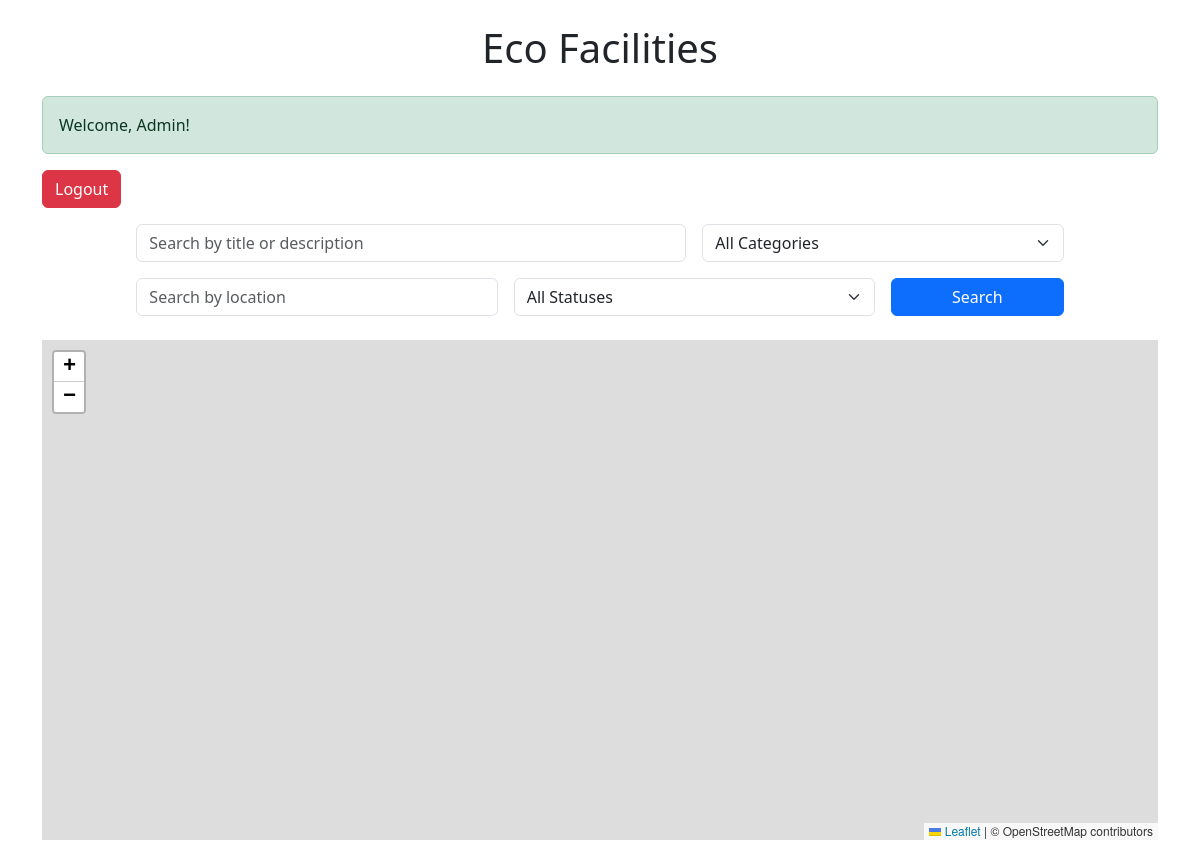
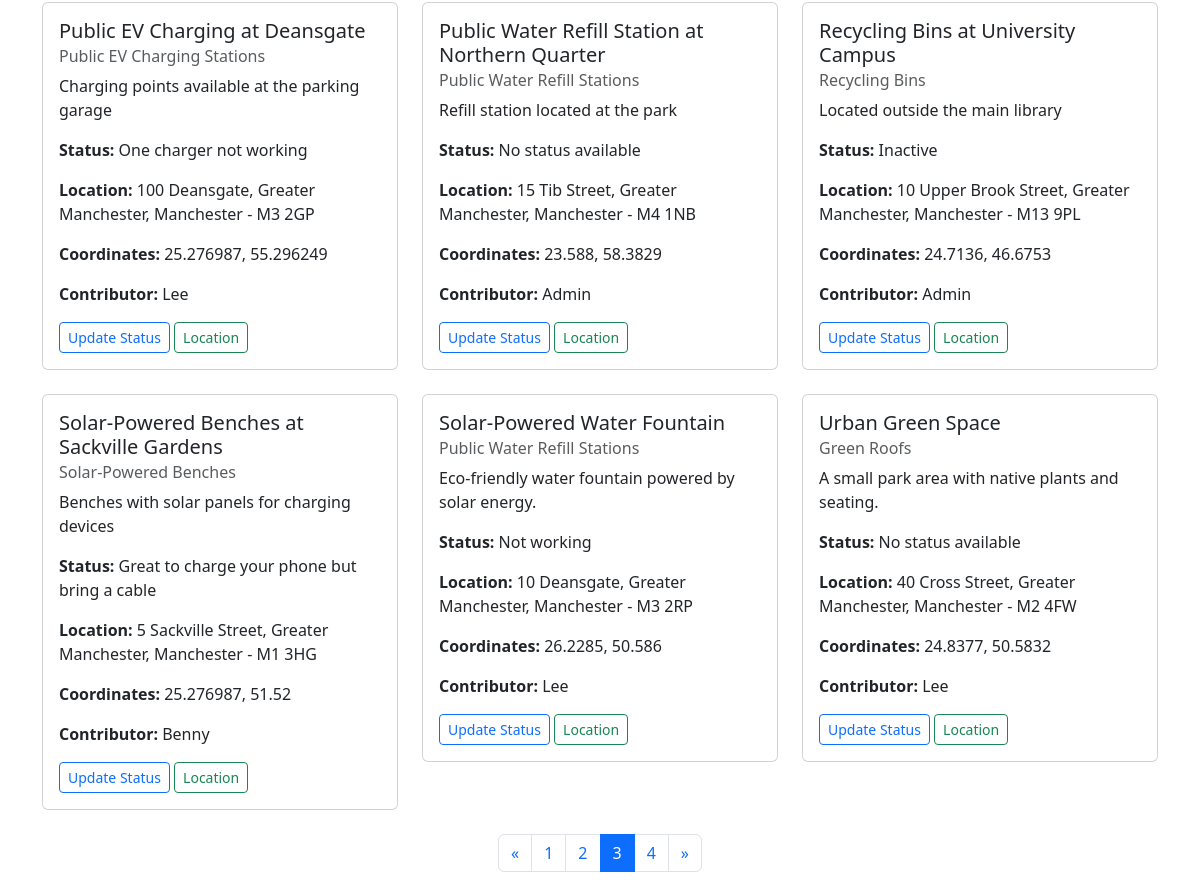
The app's page /?view=browse&page=3 (signed in) with its own data (2 pictures, top to bottom).
### tables this page shows
CREATE TABLE "ecoFacilityStatus"
(
	id INTEGER not null
		primary key autoincrement
		unique,
	facilityId INTEGER not null
		constraint ecoFacilityStatus_ecoFacilities_id_fk
			references ecoFacilities,
	statusComment VARCHAR(100) not null
);

CREATE TABLE ecoFacilities (
                               id INTEGER PRIMARY KEY AUTOINCREMENT NOT NULL UNIQUE,
                               title VARCHAR(50) NOT NULL,
                               category INTEGER,
                               description VARCHAR(150) NOT NULL,
                               houseNumber VARCHAR(50),
                               streetName VARCHAR(50),
                               county VARCHAR(50),
                               town VARCHAR(50),
                               postcode VARCHAR(7) NOT NULL,
                               lng FLOAT NOT NULL,
                               lat FLOAT NOT NULL,
                               contributor INTEGER,
                               FOREIGN KEY (category) REFERENCES ecoCategories(id),
                               FOREIGN KEY (contributor) REFERENCES ecoUser(id)
);

CREATE TABLE "ecoCategories"
(
	id INTEGER not null
		primary key
		unique,
	name VARCHAR(50) not null
		unique
);

### controllers/FacilityController.php (called while the page is built, shortened)
<?php
class FacilityController {
    private $facilityModel;
    public function __construct($facilityModel) {
        $this->facilityModel = $facilityModel;
    }
    public function browseFacilities($search = '', $category = null, $location = null, $status = null) {
        return $this->facilityModel->searchFacilities($search, $category, $location, $status);
    }
    public function getPaginatedFacilities($page, $limit, $search = '', $category = null, $location = null, $status = null) {
        $offset = ($page - 1) * $limit;
        return $this->facilityModel->getPaginatedFacilities($offset, $limit, $search, $category, $location, $status);
    }
    public function getTotalFacilities($search = '', $category = null) {
        return $this->facilityModel->getTotalFacilities($search, $category);
    }
}
?>

### models/Facility.php (called while the page is built, shortened)
<?php
class Facility {
    private $pdo;
    public function __construct($pdo) {
        $this->pdo = $pdo;
    }
    public function searchFacilities($search = '', $category = null, $location = null, $status = null) {
        $query = "
        SELECT ecoFacilities.*,
               ecoCategories.name AS category_name,
               ecoUser.username AS contributor_name,
               (SELECT statusComment
                FROM ecoFacilityStatus
                WHERE facilityId = ecoFacilities.id
                ORDER BY ROWID DESC LIMIT 1) AS statusComment
        FROM ecoFacilities
        LEFT JOIN ecoCategories ON ecoFacilities.category = ecoCategories.id
        LEFT JOIN ecoUser ON ecoFacilities.contributor = ecoUser.id
        WHERE (ecoFacilities.title LIKE :search OR ecoFacilities.description LIKE :search)
    ";
        $query .= " ORDER BY ecoFacilities.title ASC";
        $stmt = $this->pdo->prepare($query);
        $params = [
            ':search' => '%' . $search . '%',
        ];
        $stmt->execute($params);
        return $stmt->fetchAll(PDO::FETCH_ASSOC);
    }
    public function getPaginatedFacilities($offset, $limit, $search = '', $category = null, $location = null, $status = null) {
        $query = "
        SELECT ecoFacilities.*,
               ecoCategories.name AS category_name,
               ecoUser.username AS contributor_name,
               (SELECT statusComment
                FROM ecoFacilityStatus
                WHERE facilityId = ecoFacilities.id
                ORDER BY ROWID DESC LIMIT 1) AS statusComment
        FROM ecoFacilities
        LEFT JOIN ecoCategories ON ecoFacilities.category = ecoCategories.id
        LEFT JOIN ecoUser ON ecoFacilities.contributor = ecoUser.id
        WHERE (ecoFacilities.title LIKE :search OR ecoFacilities.description LIKE :search)
    ";
        $query .= " ORDER BY ecoFacilities.title ASC LIMIT :offset, :limit";
        $stmt = $this->pdo->prepare($query);
        $params = [
            ':search' => '%' . $search . '%',
            ':offset' => $offset,
            ':limit' => $limit,
        ];
        $stmt->bindValue(':offset', $offset, PDO::PARAM_INT);
        $stmt->bindValue(':limit', $limit, PDO::PARAM_INT);
        $stmt->execute($params);
        return $stmt->fetchAll(PDO::FETCH_ASSOC);
    }
    public function getTotalFacilities($search = '', $category = null, $location = null, $status = null) {
        $query = "
    SELECT COUNT(*) as total
    FROM ecoFacilities
    WHERE (title LIKE :search OR description LIKE :search)
";
        $stmt = $this->pdo->prepare($query);
        $params = [
            ':search' => '%' . $search . '%',
        ];
        $stmt->execute($params);
        return $stmt->fetch(PDO::FETCH_ASSOC)['total'];
    }
}

### views/facilities/browse.php (the view, shortened to what this page needs)
<?php
$page = isset($_GET['page']) ? (int)$_GET['page'] : 1;
$limit = 6;
$location = $_GET['location'] ?? null;
$status = $_GET['status'] ?? null;
$search = $_GET['search'] ?? null;
$category = $_GET['category'] ?? null;
$total = $facilityController->getTotalFacilities($search, $category, $location, $status);
$facilities = $facilityController->getPaginatedFacilities($page, $limit, $search, $category, $location, $status);
$totalPages = ceil($total / $limit);
?>
<!DOCTYPE html>
<html>
<head>
    <link href="https://cdn.jsdelivr.net/npm/bootstrap@5.3.3/dist/css/bootstrap.min.css" rel="stylesheet">
    <link rel="stylesheet" href="https://unpkg.com/leaflet/dist/leaflet.css" />
</head>
<body>
<div class="container mt-4">
    <h1 class="text-center mb-4">Eco Facilities</h1>
    <?php
    if (isset($_SESSION['username'])) {
        echo '<div class="alert alert-success">Welcome, ' . htmlspecialchars($_SESSION['username']) . '!</div>';
        echo '<a href="/ecoBuddy/index.php?view=logout" class="btn btn-danger mb-3">Logout</a>';
    } else {
        echo '<div class="alert alert-warning">You are not logged in. <a href="/ecoBuddy/index.php?view=login" class="alert-link">Login here</a>.</div>';
        exit;
    }
    ?>
    <form method="GET" action="/ecoBuddy/index.php" class="mb-4" id="searchForm">
        <div class="row g-3 justify-content-center">
            <div class="col-md-6">
                <input type="text" name="search" class="form-control" placeholder="Search by title or description"
                       value="<?php echo htmlspecialchars($_GET['search'] ?? ''); ?>" id="searchInput">
            </div>
            <div class="col-md-4">
                <select name="category" class="form-select" id="categorySelect">
                    <option value="">All Categories</option>
                </select>
            </div>
            <div class="col-md-4">
                <input type="text" name="location" class="form-control" placeholder="Search by location"
                       value="<?php echo htmlspecialchars($_GET['location'] ?? ''); ?>" id="locationInput">
            </div>
            <div class="col-md-4">
                <select name="status" class="form-select" id="statusSelect">
                    <option value="">All Statuses</option>
                </select>
            </div>
            <div class="col-md-2">
                <button type="submit" class="btn btn-primary w-100">Search</button>
            </div>
        </div>
    </form>
    <div id="map" style="height: 500px; width: 100%; margin-bottom: 30px;"></div>
    <div id="facilitiesContainer">
        <?php if (!empty($facilities)) : ?>
            <div class="row">
                <?php foreach ($facilities as $facility) : ?>
                    <div class="col-md-4 mb-4">
                        <div class="card">
                            <div class="card-body">
                                <h5 class="card-title"><?php echo htmlspecialchars($facility['title']); ?></h5>
                                <h6 class="card-subtitle mb-2 text-muted"><?php echo htmlspecialchars($facility['category_name']); ?></h6>
                                <p class="card-text"><?php echo htmlspecialchars($facility['description']); ?></p>
                                <p><strong>Status:</strong>
                                    <?php echo !empty($facility['statusComment']) ? htmlspecialchars($facility['statusComment']) : 'No status available'; ?>
                                </p>
                                <p><strong>Location:</strong> <?php echo htmlspecialchars($facility['houseNumber'] . ' ' . $facility['streetName'] . ', ' . $facility['county'] . ', ' . $facility['town'] . ' - ' . $facility['postcode']); ?></p>
                                <p><strong>Coordinates:</strong>
                                    <?php echo (!empty($facility['lat']) && !empty($facility['lng']))
                                        ? htmlspecialchars($facility['lat'] . ', ' . $facility['lng'])
                                        : 'Coordinates not available'; ?>
                                </p>
                                <p><strong>Contributor:</strong> <?php echo htmlspecialchars($facility['contributor_name']); ?></p>
                                <button class="btn btn-sm btn-outline-primary" onclick="openStatusPrompt(<?php echo $facility['id']; ?>)">Update Status</button>
                                <button class="btn btn-sm btn-outline-success" onclick="zoomToFacility(<?php echo $facility['id']; ?>, <?php echo $facility['lat']; ?>, <?php echo $facility['lng']; ?>)">Location</button>
                            </div>
                        </div>
                    </div>
                <?php endforeach; ?>
            </div>
            <nav aria-label="Page navigation">
                <ul class="pagination justify-content-center">
                    <?php if ($page > 1): ?>
                        <li class="page-item">
                            <a class="page-link" href="?view=browse&page=<?php echo $page - 1; ?>" aria-label="Previous">
                                <span aria-hidden="true">&laquo;</span>
                            </a>
                        </li>
                    <?php endif; ?>
                    <?php for ($i = 1; $i <= $totalPages; $i++): ?>
                        <li class="page-item <?php echo $i === $page ? 'active' : ''; ?>">
                            <a class="page-link" href="?view=browse&page=<?php echo $i; ?>"><?php echo $i; ?></a>
                        </li>
                    <?php endfor; ?>
                    <?php if ($page < $totalPages): ?>
                        <li class="page-item">
                            <a class="page-link" href="?view=browse&page=<?php echo $page + 1; ?>" aria-label="Next">
                                <span aria-hidden="true">&raquo;</span>
                            </a>
                        </li>
                    <?php endif; ?>
                </ul>
            </nav>
        <?php else : ?>
            <div class="alert alert-warning text-center">No facilities found. Try adjusting your search criteria.</div>
        <?php endif; ?>
    </div>
</div>
</body>
</html>

### records on screen
ecofacilitystatus: facilityId.title "Public EV Charging at Deansgate", ecocategories.name "Public EV Charging Stations", facilityId.description "Charging points available at the parking garage", statusComment "One charger not working", facilityId.postcode "100 Deansgate, Greater Manchester, Manchester - M3 2GP", facilityId.lng "25.276987, 55.296249", contributor_name "Lee"
ecofacilities: title "Public Water Refill Station at Northern Quarter", category.name "Public Water Refill Stations", description "Refill station located at the park", shows "No status available", houseNumber+streetName+county "15 Tib Street, Greater Manchester, Manchester - M4 1NB", lat+lng "23.588, 58.3829", contributor_name "Admin"
ecofacilitystatus: facilityId.title "Recycling Bins at University Campus", ecocategories.name "Recycling Bins", facilityId.description "Located outside the main library", statusComment "Inactive", facilityId.postcode "10 Upper Brook Street, Greater Manchester, Manchester - M13 9PL", facilityId.lng "24.7136, 46.6753", contributor_name "Admin"
ecofacilitystatus: facilityId.title "Solar-Powered Benches at Sackville Gardens", ecocategories.name "Solar-Powered Benches", facilityId.description "Benches with solar panels for charging devices", statusComment "Great to charge your phone but bring a cable", facilityId.postcode "5 Sackville Street, Greater Manchester, Manchester - M1 3HG", facilityId.lng "25.276987, 51.52", contributor_name "Benny"
ecofacilitystatus: facilityId.title "Solar-Powered Water Fountain", ecocategories.name "Public Water Refill Stations", facilityId.description "Eco-friendly water fountain powered by solar energy.", statusComment "Not working", facilityId.postcode "10 Deansgate, Greater Manchester, Manchester - M3 2RP", facilityId.lng "26.2285, 50.586", contributor_name "Lee"
ecofacilities: title "Urban Green Space", category.name "Green Roofs", description "A small park area with native plants and seating.", shows "No status available", houseNumber+streetName+county "40 Cross Street, Greater Manchester, Manchester - M2 4FW", lat+lng "24.8377, 50.5832", contributor_name "Lee"

### other values on screen
$_SESSION['username'] "Admin"
